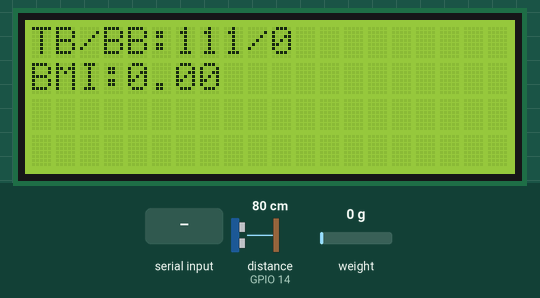
The sketch below on a simulated ESP32. On the bench: 20×4 character LCD. The inputs (shaded band) are chosen by the test bench; at power-on: distance to the obstacle (sensor on GPIO 14) 80 cm, weight on the scale 0 g. The echo pulse lasts 58.3 µs per cm; WiFi joins after 1.5 s; servers stay silent unless stated; the audio player accepts every command and is not drawn; what the sketch prints to the serial monitor is not drawn.

Above: at 10.2 s.
10.3 s: "t" received over Serial
13.3 s: distance to the obstacle (sensor on GPIO 14) set to 2 cm
At 14.3 s:
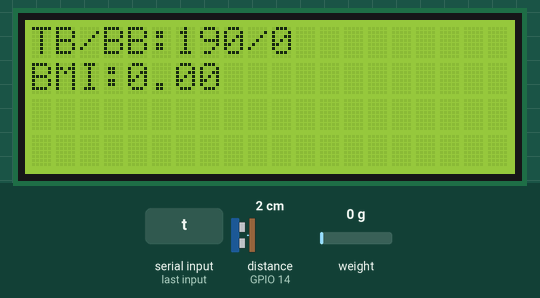
16.3 s: distance to the obstacle (sensor on GPIO 14) set to 9 cm
At 17.5 s:
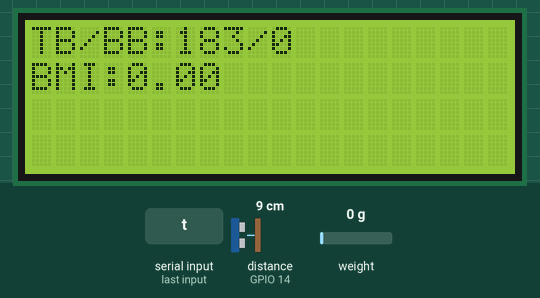
19.3 s: distance to the obstacle (sensor on GPIO 14) set to 120 cm
At 19.7 s:
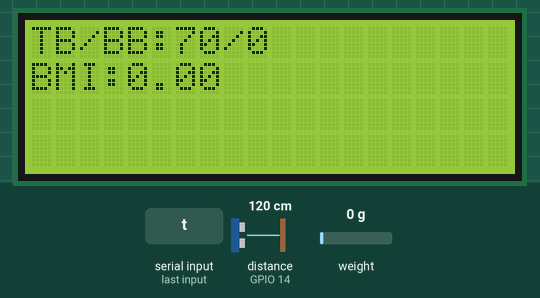
22.3 s: weight on the scale set to 3750 g
At 25.1 s:
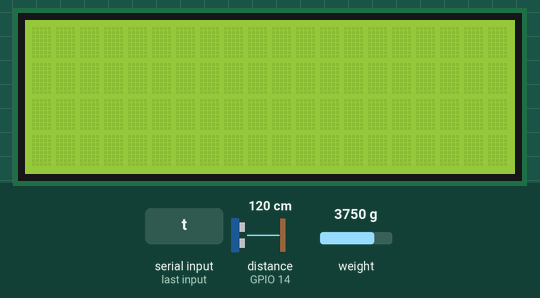
25.3 s: weight on the scale set to 1250 g
At 28.6 s:
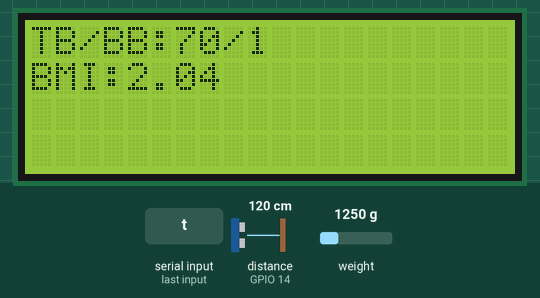
Timing chart, 0 to 30.1 s (numbered marks = the images above; inputs shaded):
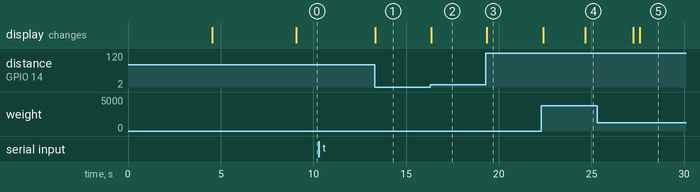

The sketch:

test_bmi.ino
```cpp
#define BLYNK_TEMPLATE_ID "TMPL61IxapWdA"
#define BLYNK_TEMPLATE_NAME "Project Testing"
#define BLYNK_AUTH_TOKEN "ICfMQqpE867-F7YvRUOehw5CPgQO8pGz"
#define BLYNK_PRINT Serial

#include <HX711_ADC.h>
#include <EEPROM.h>
#include <NewPing.h>
#include <Wire.h>
#include <LiquidCrystal_I2C.h>
#include <BlynkSimpleEsp32.h>
#include <Adafruit_MLX90614.h>
#include "DFRobotDFPlayerMini.h"

// Definisikan pin sesuai dengan kebutuhan
#define TRIGGER_PIN 12
#define ECHO_PIN 14
#define MAX_DISTANCE 200
const int HX711_dout = 18;
const int HX711_sck = 23;
HardwareSerial mySerial(1); // ESP32 memiliki lebih banyak hardware serial
DFRobotDFPlayerMini myDFPlayer;

HX711_ADC LoadCell(HX711_dout, HX711_sck);
NewPing ultrasonic(TRIGGER_PIN, ECHO_PIN, MAX_DISTANCE);
LiquidCrystal_I2C lcd(0x27, 20, 4);
char ssid[] = "192.168.50.10";
char pass[] = "12345678";
const int calVal_calVal_eepromAdress = 0;
unsigned long t = 0;
unsigned long lastBMICheckTime = 0;
float lastBMI = 0;

void setup() {
  Serial.begin(9600);
  Blynk.begin(BLYNK_AUTH_TOKEN, ssid, pass);
  delay(10);
  Serial.println();
  Serial.println("Starting...");
  float calibrationValue;
  calibrationValue = 22.41;
  LoadCell.begin();
  unsigned long stabilizingtime = 2000;
  boolean _tare = true;
  LoadCell.start(stabilizingtime, _tare);
  if (LoadCell.getTareTimeoutFlag()) {
    Serial.println("Timeout, check MCU>HX711 wiring and pin designations");
  } else {
    LoadCell.setCalFactor(calibrationValue);
    Serial.println("Startup is complete");
  }
  while (!LoadCell.update());
  Serial.print("Calibration value: ");
  Serial.println(LoadCell.getCalFactor());
  Serial.print("HX711 measured conversion time ms: ");
  Serial.println(LoadCell.getConversionTime());
  Serial.print("HX711 measured sampling rate HZ: ");
  Serial.println(LoadCell.getSPS());
  Serial.print("HX711 measured settling time ms: ");
  Serial.println(LoadCell.getSettlingTime());
  Serial.println("Note that the settling time may increase significantly if you use delay() in your sketch!");
  if (LoadCell.getSPS() < 7) {
    Serial.println("!!Sampling rate is lower than specification, check MCU>HX711 wiring and pin designations");
  } else if (LoadCell.getSPS() > 100) {
    Serial.println("!!Sampling rate is higher than specification, check MCU>HX711 wiring and pin designations");
  }

  lcd.init();
  lcd.backlight();
  lcd.setCursor(0, 0);
  lcd.clear();
  lcd.setCursor(4, 0);
  lcd.print("IGO FIRNANDES");
  lcd.setCursor(6, 1);
  lcd.print("19065008");
  lcd.setCursor(0, 2);
  lcd.print("P.TEKNIK ELEKTRONIKA");
  lcd.setCursor(3, 3);
  lcd.print("FAKULTAS TEKNIK");
  delay(2000);

  mySerial.begin(9600, SERIAL_8N1, 16, 17); // Pin TX dan RX untuk ESP32
  if (!myDFPlayer.begin(mySerial)) {
    Serial.println("Unable to begin DFPlayer");
    while (true);
  }

  myDFPlayer.setTimeOut(500);
  myDFPlayer.volume(20);

  delay(2000);
}

void loop() {
  Blynk.run();
  lcd.clear();
  static boolean newDataReady = 0;
  const int serialPrintInterval = 500;
  if (LoadCell.update()) newDataReady = true;
  if (newDataReady) {
    if (millis() > t + serialPrintInterval) {
      float currentBMI = calculateBMI();
      Serial.print("Load_cell output val: ");
      Serial.println(currentBMI);
      checkBMIChange(currentBMI);
      newDataReady = 0;
      t = millis();
    }
  }
  if (Serial.available() > 0) {
    char inByte = Serial.read();
    if (inByte == 't') LoadCell.tareNoDelay();
  }
  if (LoadCell.getTareStatus() == true) {
    Serial.println("Tare complete");
  }

  int landasan = 192;
  int tinggi = ultrasonic.ping_cm();
  int tinggibadan = landasan - tinggi;
  int beratbadan = LoadCell.getData() / 1000;

  float tinggiMeter = tinggibadan / 100.0;
  float bmi = beratbadan / (tinggiMeter * tinggiMeter);

  lcd.setCursor(0, 0);
  lcd.print("TB/BB:");
  lcd.print(tinggibadan);
  lcd.print("/");
  lcd.print(beratbadan);

  lcd.setCursor(0, 1);
  lcd.print("BMI:");
  lcd.print(bmi);

  Serial.print("TB(cm)/BB(kg): ");
  Serial.print(tinggibadan);
  Serial.print("/");
  Serial.print(beratbadan);
  Serial.print("  ");
  Serial.print("BMI: ");
  Serial.println(bmi);
  Blynk.virtualWrite(V4, tinggibadan);
  Blynk.virtualWrite(V6, beratbadan);
  Blynk.virtualWrite(V7, bmi);
}

float calculateBMI() {
  int beratbadan = LoadCell.getData() / 1000;
  float tinggiMeter = (192 - ultrasonic.ping_cm()) / 100.0;
  return beratbadan / (tinggiMeter * tinggiMeter);
}

void checkBMIChange(float currentBMI) {
  if (currentBMI == lastBMI) {
    if (millis() - lastBMICheckTime > 2000) {  // Check every 5 seconds
      playSoundBasedOnBMI(currentBMI);
    }
  } else {
    lastBMI = currentBMI;
    lastBMICheckTime = millis();
  }
}

void playSoundBasedOnBMI(float bmi) {
  if (bmi >= 5 && bmi < 16) {
    playSound(1);
  } else if (bmi >= 16 && bmi < 18) {
    playSound(2);
  } else if (bmi >= 18 && bmi < 25) {
    playSound(3);
  } else if (bmi >= 25 && bmi < 27) {
    playSound(4);
  } else if (bmi >= 27) {
    playSound(5);
  }
}

void playSound(int soundNumber) {
  myDFPlayer.play(soundNumber);
  delay(2500);
}
```

Measured:
- after the input at 10.3 s, every drawn part: stays the same
- after the input at 13.3 s, the display: changes at once (image 1)
- after the input at 16.3 s, the display: changes after 0.06 s (image 2)
- after the input at 19.3 s, the display: changes after 0.05 s (image 3)
- after the input at 22.3 s, the display: first changes after 0.09 s (image 4 shows a later state)
- after the input at 25.3 s, the display: first differs from a run without the input after 2.3 s (image 5)
